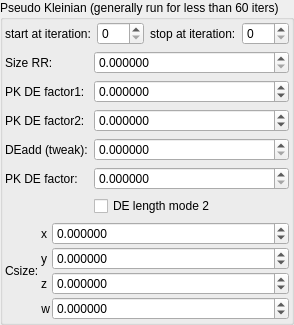
    <widget class="QGroupBox" name="groupBox_2">
     <property name="title">
      <string>Pseudo Kleinian (generally run for less than 60 iters)</string>
     </property>
     <layout class="QVBoxLayout" name="verticalLayout_6">
      <property name="leftMargin">
       <number>2</number>
      </property>
      <property name="topMargin">
       <number>2</number>
      </property>
      <property name="rightMargin">
       <number>2</number>
      </property>
      <property name="bottomMargin">
       <number>2</number>
      </property>
      <item>
       <layout class="QGridLayout" name="gridLayout_17">
        <item row="0" column="3">
         <widget class="MySpinBox" name="spinboxInt_transf_stop_iterations_50">
          <property name="sizePolicy">
           <sizepolicy hsizetype="Minimum" vsizetype="Maximum">
            <horstretch>0</horstretch>
            <verstretch>0</verstretch>
           </sizepolicy>
          </property>
          <property name="font">
           <font>
            <weight>50</weight>
            <bold>false</bold>
           </font>
          </property>
          <property name="maximum">
           <number>250</number>
          </property>
         </widget>
        </item>
        <item row="0" column="0">
         <widget class="QLabel" name="label_72">
          <property name="font">
           <font>
            <weight>50</weight>
            <bold>false</bold>
           </font>
          </property>
          <property name="text">
           <string>start at iteration:</string>
          </property>
         </widget>
        </item>
        <item row="0" column="2">
         <widget class="QLabel" name="label_262">
          <property name="font">
           <font>
            <weight>50</weight>
            <bold>false</bold>
           </font>
          </property>
          <property name="text">
           <string>stop at iteration:</string>
          </property>
         </widget>
        </item>
        <item row="0" column="1">
         <widget class="MySpinBox" name="spinboxInt_transf_multiplier_start_iter_2">
          <property name="sizePolicy">
           <sizepolicy hsizetype="Minimum" vsizetype="Maximum">
            <horstretch>0</horstretch>
            <verstretch>0</verstretch>
           </sizepolicy>
          </property>
          <property name="font">
           <font>
            <weight>50</weight>
            <bold>false</bold>
           </font>
          </property>
          <property name="maximum">
           <number>250</number>
          </property>
         </widget>
        </item>
       </layout>
      </item>
      <item>
       <layout class="QGridLayout" name="gridLayout_8" columnstretch="0,1">
        <item row="3" column="0">
         <widget class="QLabel" name="label_271">
          <property name="font">
           <font>
            <weight>50</weight>
            <bold>false</bold>
           </font>
          </property>
          <property name="text">
           <string>PK DE factor2:</string>
          </property>
         </widget>
        </item>
        <item row="4" column="0">
         <widget class="QLabel" name="label_272">
          <property name="font">
           <font>
            <weight>50</weight>
            <bold>false</bold>
           </font>
          </property>
          <property name="text">
           <string>DEadd (tweak):</string>
          </property>
         </widget>
        </item>
        <item row="1" column="1">
         <widget class="MyDoubleSpinBox" name="spinbox_transf_scale_1">
          <property name="sizePolicy">
           <sizepolicy hsizetype="Minimum" vsizetype="Maximum">
            <horstretch>0</horstretch>
            <verstretch>0</verstretch>
           </sizepolicy>
          </property>
          <property name="font">
           <font>
            <weight>50</weight>
            <bold>false</bold>
           </font>
          </property>
          <property name="prefix">
           <string/>
          </property>
          <property name="suffix">
           <string/>
          </property>
          <property name="decimals">
           <number>6</number>
          </property>
          <property name="minimum">
           <double>0.000000000000000</double>
          </property>
          <property name="maximum">
           <double>99.989999999999995</double>
          </property>
          <property name="singleStep">
           <double>0.100000000000000</double>
          </property>
         </widget>
        </item>
        <item row="2" column="0">
         <widget class="QLabel" name="label_270">
          <property name="font">
           <font>
            <weight>50</weight>
            <bold>false</bold>
           </font>
          </property>
          <property name="text">
           <string>PK DE factor1:</string>
          </property>
         </widget>
        </item>
        <item row="5" column="0">
         <widget class="QLabel" name="label_273">
          <property name="font">
           <font>
            <weight>50</weight>
            <bold>false</bold>
           </font>
          </property>
          <property name="text">
           <string>PK DE factor:</string>
          </property>
         </widget>
        </item>
        <item row="4" column="1">
         <widget class="MyDoubleSpinBox" name="spinbox_analyticDE_tweak_005">
          <property name="sizePolicy">
           <sizepolicy hsizetype="Minimum" vsizetype="Maximum">
            <horstretch>0</horstretch>
            <verstretch>0</verstretch>
           </sizepolicy>
          </property>
          <property name="font">
           <font>
            <weight>50</weight>
            <bold>false</bold>
           </font>
          </property>
          <property name="prefix">
           <string/>
          </property>
          <property name="suffix">
           <string/>
          </property>
          <property name="decimals">
           <number>6</number>
          </property>
          <property name="minimum">
           <double>0.000000000000000</double>
          </property>
          <property name="maximum">
           <double>99.989999999999995</double>
          </property>
          <property name="singleStep">
           <double>0.100000000000000</double>
          </property>
         </widget>
        </item>
        <item row="2" column="1">
         <widget class="MyDoubleSpinBox" name="spinbox_transf_offset_0">
          <property name="sizePolicy">
           <sizepolicy hsizetype="Minimum" vsizetype="Maximum">
            <horstretch>0</horstretch>
            <verstretch>0</verstretch>
           </sizepolicy>
          </property>
          <property name="font">
           <font>
            <weight>50</weight>
            <bold>false</bold>
           </font>
          </property>
          <property name="prefix">
           <string/>
          </property>
          <property name="suffix">
           <string/>
          </property>
          <property name="decimals">
           <number>6</number>
          </property>
          <property name="minimum">
           <double>-99.000000000000000</double>
          </property>
          <property name="maximum">
           <double>99.989999999999995</double>
          </property>
          <property name="singleStep">
           <double>0.010000000000000</double>
          </property>
         </widget>
        </item>
        <item row="3" column="1">
         <widget class="MyDoubleSpinBox" name="spinbox_transf_offsetR_0">
          <property name="sizePolicy">
           <sizepolicy hsizetype="Minimum" vsizetype="Maximum">
            <horstretch>0</horstretch>
            <verstretch>0</verstretch>
           </sizepolicy>
          </property>
          <property name="font">
           <font>
            <weight>50</weight>
            <bold>false</bold>
           </font>
          </property>
          <property name="prefix">
           <string/>
          </property>
          <property name="suffix">
           <string/>
          </property>
          <property name="decimals">
           <number>6</number>
          </property>
          <property name="minimum">
           <double>-99.000000000000000</double>
          </property>
          <property name="maximum">
           <double>99.989999999999995</double>
          </property>
          <property name="singleStep">
           <double>0.010000000000000</double>
          </property>
         </widget>
        </item>
        <item row="1" column="0">
         <widget class="QLabel" name="label_257">
          <property name="font">
           <font>
            <weight>50</weight>
            <bold>false</bold>
           </font>
          </property>
          <property name="text">
           <string>Size RR:</string>
          </property>
         </widget>
        </item>
        <item row="5" column="1">
         <widget class="MyDoubleSpinBox" name="spinbox_analyticDE_scale_1">
          <property name="sizePolicy">
           <sizepolicy hsizetype="Minimum" vsizetype="Maximum">
            <horstretch>0</horstretch>
            <verstretch>0</verstretch>
           </sizepolicy>
          </property>
          <property name="font">
           <font>
            <weight>50</weight>
            <bold>false</bold>
           </font>
          </property>
          <property name="prefix">
           <string/>
          </property>
          <property name="suffix">
           <string/>
          </property>
          <property name="decimals">
           <number>6</number>
          </property>
          <property name="minimum">
           <double>0.000000000000000</double>
          </property>
          <property name="maximum">
           <double>99.989999999999995</double>
          </property>
          <property name="singleStep">
           <double>0.100000000000000</double>
          </property>
         </widget>
        </item>
        <item row="6" column="1">
         <widget class="MyCheckBox" name="checkBox_transf_function_enabledK_false">
          <property name="font">
           <font>
            <family>Ubuntu</family>
            <weight>50</weight>
            <bold>false</bold>
           </font>
          </property>
          <property name="text">
           <string notr="true">DE length mode 2</string>
          </property>
         </widget>
        </item>
       </layout>
      </item>
      <item>
       <layout class="QGridLayout" name="gridLayout_10" columnstretch="0,0,1">
        <property name="spacing">
         <number>2</number>
        </property>
        <item row="2" column="1">
         <widget class="QLabel" name="label_37">
          <property name="font">
           <font>
            <weight>50</weight>
            <bold>false</bold>
           </font>
          </property>
          <property name="text">
           <string notr="true">z</string>
          </property>
         </widget>
        </item>
        <item row="0" column="1">
         <widget class="QLabel" name="label_41">
          <property name="font">
           <font>
            <weight>50</weight>
            <bold>false</bold>
           </font>
          </property>
          <property name="text">
           <string notr="true">x</string>
          </property>
         </widget>
        </item>
        <item row="1" column="1">
         <widget class="QLabel" name="label_43">
          <property name="font">
           <font>
            <weight>50</weight>
            <bold>false</bold>
           </font>
          </property>
          <property name="text">
           <string notr="true">y</string>
          </property>
         </widget>
        </item>
        <item row="3" column="1">
         <widget class="QLabel" name="label_155">
          <property name="sizePolicy">
           <sizepolicy hsizetype="Preferred" vsizetype="Preferred">
            <horstretch>0</horstretch>
            <verstretch>0</verstretch>
           </sizepolicy>
          </property>
          <property name="font">
           <font>
            <weight>50</weight>
            <bold>false</bold>
           </font>
          </property>
          <property name="text">
           <string notr="true">w</string>
          </property>
          <property name="alignment">
           <set>Qt::AlignRight|Qt::AlignTrailing|Qt::AlignVCenter</set>
          </property>
         </widget>
        </item>
        <item row="0" column="0" rowspan="4">
         <widget class="QLabel" name="label_44">
          <property name="font">
           <font>
            <weight>50</weight>
            <bold>false</bold>
           </font>
          </property>
          <property name="text">
           <string>Csize:</string>
          </property>
         </widget>
        </item>
        <item row="0" column="2">
         <widget class="MyDoubleSpinBox" name="spinbox4_transf_offset_1111_x">
          <property name="sizePolicy">
           <sizepolicy hsizetype="Minimum" vsizetype="Maximum">
            <horstretch>0</horstretch>
            <verstretch>0</verstretch>
           </sizepolicy>
          </property>
          <property name="font">
           <font>
            <weight>50</weight>
            <bold>false</bold>
           </font>
          </property>
          <property name="prefix">
           <string/>
          </property>
          <property name="suffix">
           <string/>
          </property>
          <property name="decimals">
           <number>6</number>
          </property>
          <property name="minimum">
           <double>-99.989999999999995</double>
          </property>
          <property name="maximum">
           <double>99.989999999999995</double>
          </property>
          <property name="singleStep">
           <double>0.100000000000000</double>
          </property>
         </widget>
        </item>
        <item row="1" column="2">
         <widget class="MyDoubleSpinBox" name="spinbox4_transf_offset_1111_y">
          <property name="sizePolicy">
           <sizepolicy hsizetype="Minimum" vsizetype="Maximum">
            <horstretch>0</horstretch>
            <verstretch>0</verstretch>
           </sizepolicy>
          </property>
          <property name="font">
           <font>
            <weight>50</weight>
            <bold>false</bold>
           </font>
          </property>
          <property name="prefix">
           <string/>
          </property>
          <property name="suffix">
           <string/>
          </property>
          <property name="decimals">
           <number>6</number>
          </property>
          <property name="minimum">
           <double>-99.989999999999995</double>
          </property>
          <property name="maximum">
           <double>99.989999999999995</double>
          </property>
          <property name="singleStep">
           <double>0.100000000000000</double>
          </property>
         </widget>
        </item>
        <item row="2" column="2">
         <widget class="MyDoubleSpinBox" name="spinbox4_transf_offset_1111_z">
          <property name="sizePolicy">
           <sizepolicy hsizetype="Minimum" vsizetype="Maximum">
            <horstretch>0</horstretch>
            <verstretch>0</verstretch>
           </sizepolicy>
          </property>
          <property name="font">
           <font>
            <weight>50</weight>
            <bold>false</bold>
           </font>
          </property>
          <property name="prefix">
           <string/>
          </property>
          <property name="suffix">
           <string/>
          </property>
          <property name="decimals">
           <number>6</number>
          </property>
          <property name="minimum">
           <double>-99.989999999999995</double>
          </property>
          <property name="maximum">
           <double>99.989999999999995</double>
          </property>
          <property name="singleStep">
           <double>0.100000000000000</double>
          </property>
         </widget>
        </item>
        <item row="3" column="2">
         <widget class="MyDoubleSpinBox" name="spinbox4_transf_offset_1111_w">
          <property name="sizePolicy">
           <sizepolicy hsizetype="Minimum" vsizetype="Maximum">
            <horstretch>0</horstretch>
            <verstretch>0</verstretch>
           </sizepolicy>
          </property>
          <property name="font">
           <font>
            <weight>50</weight>
            <bold>false</bold>
           </font>
          </property>
          <property name="prefix">
           <string/>
          </property>
          <property name="suffix">
           <string/>
          </property>
          <property name="decimals">
           <number>6</number>
          </property>
          <property name="minimum">
           <double>-99.989999999999995</double>
          </property>
          <property name="maximum">
           <double>99.989999999999995</double>
          </property>
          <property name="singleStep">
           <double>0.100000000000000</double>
          </property>
         </widget>
        </item>
       </layout>
      </item>
     </layout>
    </widget>
